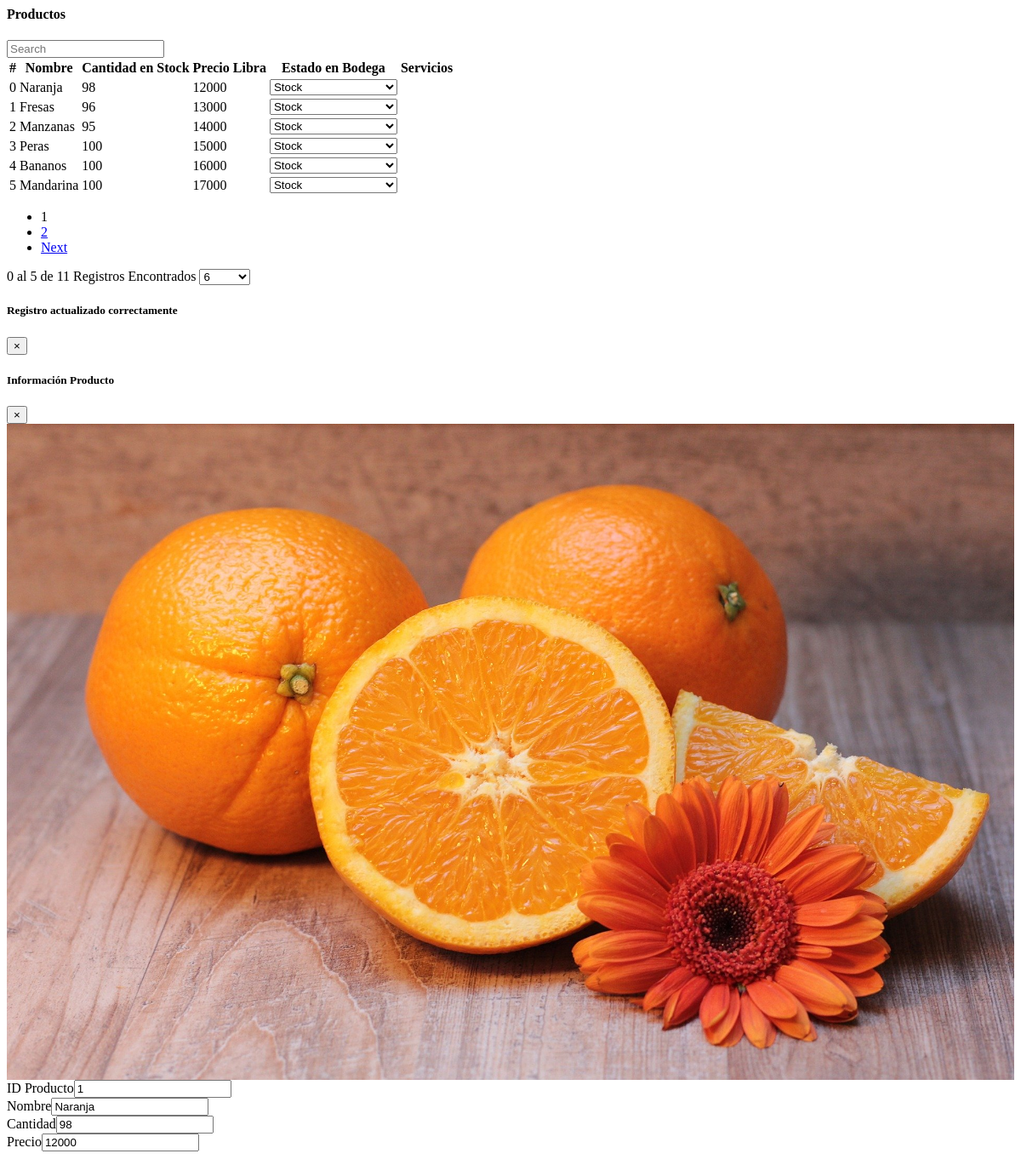
Before: /Vista/Producto/listarProductoAdm.php?idProducto=1 with the older database file.
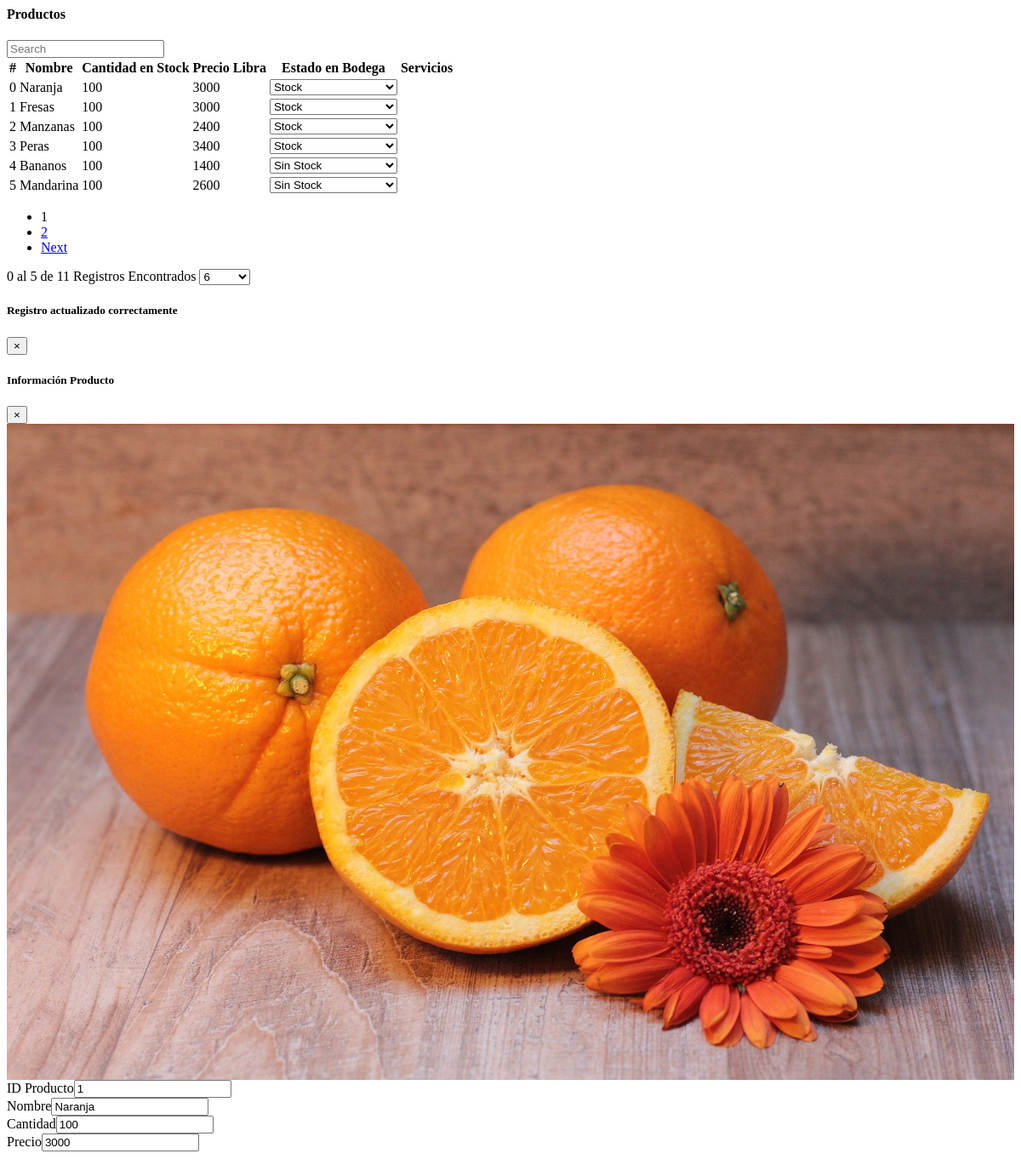
After: the same page with the newer database file.
### tables this page shows
CREATE TABLE `producto` (
  `idProducto` int(11) NOT NULL,
  `nombre` varchar(50) NOT NULL,
  `cantidad` int(11) NOT NULL,
  `precio` int(11) NOT NULL,
  `imagen` varchar(50) NOT NULL,
  `estado` int(50) DEFAULT NULL
);

### Persistencia/Conexion.php (called while the page is built, shortened)
<?php
class Conexion{
    private $mysqli;
    private $result;
    public function abrir(){
        $this -> mysqli = new mysqli("localhost","root","","dbfruteria");
        $this -> mysqli -> set_charset("utf8");
    }
    public function ejecutar($query){
        $this -> result = $this -> mysqli ->query($query);
    }
    public function extraer(){
        return $this -> result -> fetch_row();
    }
}
?>

### Negocio/Producto.php (called while the page is built, shortened)
<?php
require_once "Persistencia/ProductoDAO.php";
require_once "Persistencia/Conexion.php";
class Producto{
    private $idProducto;
    private $nombre;
    private $cantidad;
    private $precio;
    private $imagen;
    private $estado;
    private $productoDAO;
    private $conexion;
    public function Producto($idProducto = "",$nombre = "", $cantidad = "", $precio = "", $imagen = "",$estado=""){
        $this -> idProducto = $idProducto;
        $this -> nombre = $nombre;
        $this -> cantidad = $cantidad;
        $this -> precio = $precio;
        $this -> imagen = $imagen;
        $this -> estado = $estado;
        $this -> productoDAO = new ProductoDAO($this -> idProducto, $this -> nombre, $this -> cantidad, $this -> precio, $this -> imagen, $this -> estado);
        $this -> conexion = new Conexion();
    }
    public function getidProducto(){
        return $this -> idProducto;
    }
    public function getNombre(){
        return $this -> nombre;
    }
    public function getCantidad(){
        return $this -> cantidad;
    }
    public function getPrecio(){
        return $this -> precio;
    }
    public function getImagen(){
        return $this -> imagen;
    }
    public function getEstado(){
        return $this -> estado;
    }
    public function traerInfo(){
        $this -> conexion -> abrir();
        $this -> conexion -> ejecutar($this -> productoDAO -> traerInfo());
        $resultado = $this -> conexion -> extraer();
        $this -> nombre = $resultado[1];
        $this -> cantidad = $resultado[2];
        $this -> precio = $resultado[3];
        $this -> imagen = $resultado[4];
        $this -> estado = $resultado[5];
        $this -> conexion -> cerrar();
    }
    public function cantidadPaginasFiltro($filtro){
        $this -> conexion -> abrir();
        $this -> conexion -> ejecutar($this -> productoDAO -> cantidadPaginasFiltro($filtro));
        return $this -> conexion -> extraer();
    }
    public function listarFiltro($filtro,$cantidad,$pagina){
        $this -> conexion -> abrir();
        $this -> conexion -> ejecutar($this -> productoDAO -> listarFiltro($filtro,$cantidad,$pagina));
        $arrayProductos = array();
        while(($productoActual = $this -> conexion -> extraer())!=null){
            $newProducto = new Producto($productoActual[0],$productoActual[1],$productoActual[2],$productoActual[3],$productoActual[4],$productoActual[5]);
            array_push($arrayProductos,$newProducto);
        }
        $this -> conexion -> cerrar();
        return $arrayProductos;
    }
}
?>

### Persistencia/ProductoDAO.php (called while the page is built, shortened)
<?php
class ProductoDAO{
    public function cantidadPaginasFiltro($filtro){
        return "select count(idProducto)
                from producto
                where idProducto like '%".$filtro."%' or nombre like '".$filtro."%'";
    }
    public function listarFiltro($filtro,$cantidad,$pagina){
        return "select idProducto, nombre, cantidad, precio, imagen, estado
                from producto
                where idProducto like '%".$filtro."%' or nombre like '".$filtro."%'
                limit " . (($pagina-1) * $cantidad) . ", " . $cantidad;
    }
}
?>

### Vista/Producto/listarProductoAdm.php (the view, shortened to what this page needs)
<?php
if (isset($_GET["idProducto"])) {
    $producto = new Producto($_GET["idProducto"]);
    $producto->traerInfo();
} else {
    $producto = new Producto();
}
$cantidad = 6;
$pagina = 1;
$filtro = "";
$cant = $producto->cantidadPaginasFiltro($filtro);
$cantPagina = intval($cant[0] / $cantidad);
$listaProductos = $producto->listarFiltro($filtro, $cantidad, $pagina);
?>
<div class="container">
    <div class="card mt-3">
        <div class="card-header text-white bg-dark text-center">
            <h4>Productos</h4>
        </div>
        <div class="d-flex text-center m-2 shadow-sm p-3 e rounded">
            <div class="col-xl-7 col-lg-7 col-md-7 col-sm-7 col-12">
                <input class="form-control mr-sm-2" id="search" type="search" placeholder="Search" aria-label="Search" data-cantidad="<?php echo $cantidad ?>" value="<?php echo ($filtro != null ? $filtro : "") ?>">
            </div>
        </div>
        <div class="card-body col-xl-12 col-lg-12 col-md-12 col-sm-12 col-12">
            <div id="contenido">
                <table class="table table-responsive-sm table-responsive-md table-hover table-striped">
                    <tr>
                        <th>#</th>
                        <th>Nombre</th>
                        <th>Cantidad en Stock</th>
                        <th>Precio Libra</th>
                        <th>Estado en Bodega</th>
                        <th>Servicios</th>
                    </tr>
                    <?php
                    $i = ($pagina - 1) * $cantidad;
                    foreach ($listaProductos  as $productoActual) {
                        echo "<tr>";
                        echo "<td>" . $i . "</td>";
                        $primeraPosicion = stripos($productoActual->getNombre(), $filtro);
                        if ($primeraPosicion === false) {
                            echo "<td>" . $productoActual->getNombre() . "</td>";
                        } else {
                            echo "<td>" . substr($productoActual->getNombre(), 0, $primeraPosicion) . "<strong>" . substr($productoActual->getNombre(), $primeraPosicion, strlen($filtro)) . "</strong>" . substr($productoActual->getNombre(), $primeraPosicion + strlen($filtro)) . "</td>";
                        }
                        echo "<td>" . $productoActual->getCantidad() . "</td>";
                        echo "<td>" . $productoActual->getPrecio() . "</td>";
                        echo "<td>";
                        echo "<select class='custom-select estado' data-idproducto='" . $productoActual->getidProducto() . "' style='width: 150px'>";
                        echo "<option value='0'";
                        echo ($productoActual->getEstado() == 0) ? 'selected' : '';
                        echo ">Sin Stock</option>";
                        echo "<option value='1'";
                        echo ($productoActual->getEstado() == 1) ? 'selected' : '';
                        echo ">Stock</option>";
                        echo "</select>";
                        echo "</td>";
                        echo "<td> <a href='index.php?pid=" . base64_encode("Vista/Producto/listarProductoAdm.php") . "&idProducto=" . $productoActual->getIdProducto() . "&filtro=" . $filtro . "&cantidad=" . $cantidad . "&pagina=" . $pagina . "'><span class='fas fa-info-circle' data-toggle=tooltip' data-placement='top' title='Información Producto'></span> </a>";
                        echo        "<a href='index.php?pid=" . base64_encode("Vista/Producto/editarProducto.php") . "&idProducto=" . $productoActual->getIdProducto() . "'><span class='fas fa-edit' data-toggle=tooltip' data-placement='top' title='Editar Producto'></span> </a> </td>";
                        echo "</tr>";
                        $i++;
                    }
                    ?>
                </table>
                <div class="d-flex justify-content-between mt-4">
                    <nav aria-label="...">
                        <ul class="pagination">
                            <?php for ($i = 1; $i <= $cantPagina; $i++) {
                                if ($pagina == $i) {
                                    echo "<li class='page-item active'>" .
                                        "<a class='page-link'>$i</a>" .
                                        "</li>";
                                } else {
                                    echo "<li class='page-item'>" .
                                        "<a class='page-link' href='index.php?pid=" . base64_encode("Vista/Producto/listarProductoAdm.php") . "&pagina=" . $i . "&cantidad=" . $cantidad . "&filtro=" . $filtro . "'>" . $i . "</a>" .
                                        "</li>";
                                }
                            } ?>
                            <?php if ($pagina < $cantPagina) {
                                echo '<li class="page-item"> <a class="page-link" href="index.php?pid=' . base64_encode("Vista/Producto/listarProductoAdm.php") . '&pagina=' . ($pagina + 1) . '&cantidad=' . $cantidad . '&filtro=' . $filtro . '" tabindex="0" aria-disabled="false">Next</a></li>';
                            } ?>
                        </ul>
                    </nav>
                    <div class="text-center m-2">
                        <span><?php echo (($pagina - 1) * $cantidad) ?> al <?php echo ((($pagina - 1) * $cantidad) + count($listaProductos) - 1) ?> de <?php echo ($cant[0] - 1) ?> Registros Encontrados</span>
                        <select id="cantidad" class="custom-select" onchange="Selected();" style="width: 60px" data-filtro="<?php echo $filtro ?>">
                            <option value="6" <?php echo ($cantidad == 6) ? "selected" : "" ?>>6</option>
                        </select>
                    </div>
                </div>
            </div>
        </div>
    </div>
</div>
<div class='modal fade' id='vermodal' tabindex='-1' role='dialog' aria-labelledby='exampleModalLabel' aria-hidden='true'>
    <div class='modal-dialog '>
        <div class='modal-content '>
            <div class='alert alert-success p-3 m-0 text-center d-flex'>
                <h5 class='modal-title flex-grow-1' id='exampleModalLabel'>Registro actualizado correctamente</h5>
                <button type='button' class='close' data-dismiss='modal' aria-label='Close'>
                    <span aria-hidden='true'>&times;</span>
                </button>
            </div>
        </div>
    </div>
</div>
<?php if (isset($_GET["idProducto"])) {
    echo "<div class='modal fade' id='mostrarmodal' tabindex='-1' role='dialog' aria-labelledby='exampleModalLabel' aria-hidden='true'>";
    echo "<div class='modal-dialog '>";
    echo "<div class='modal-content '>";
    echo "<div class='card text-center'>";
    echo "<div class='card-header bg-dark text-white d-flex justify-content-between'>";
    echo "<h5 class='modal-title' id='exampleModalLabel'>Información Producto</h5>";
    echo "<button type='button' class='close' data-dismiss='modal' aria-label='Close'>";
    echo "<span aria-hidden='true'>&times;</span>";
    echo "</button>";
    echo "</div>";
    echo "<div class='card-body'>";
    echo "<div class='row p-3'>";
    echo "<div class='col-xl-12 col-lg-12 col-md-12 col-sm-12 col-12'>";
    echo "<img src='";
    echo $producto->getImagen() . "' width='100%' class='img-thumbnail'>";
    echo "</div>";
    echo "<div class='col-xl-12 col-lg-12 col-md-12 col-sm-12 col-12 mt-2'>";
    echo "<form>";
    echo "<div class='form-group '>";
    echo "<label for='idProducto'>ID Producto</label>";
    echo "<input type='text' class='form-control' name='idProducto' id='idProducto' value='";
    echo $producto->getidProducto() . "' readonly>";
    echo "</div>";
    echo "<div class='form-group m-2'>";
    echo "<label for='Nombre'>Nombre</label>";
    echo "<input type='text' class='form-control' name='Nombre' id='Nombre' value='";
    echo $producto->getNombre() . "' readonly>";
    echo "</div>";
    echo "<div class='form-group m-2'>";
    echo "<label for='Cantidad'>Cantidad</label>";
    echo "<input type='text' class='form-control' name='Cantidad' id='Cantidad' value='";
    echo $producto->getCantidad() . "' readonly>";
    echo "</div>";
    echo "<div class='form-group m-2'>";
    echo "<label for='Precio'>Precio</label>";
    echo "<input type='text' class='form-control' name='Precio' id='Precio' value='";
    echo $producto->getPrecio() . "' readonly>";
    echo "</div>";
    echo "</form>";
    echo "</div>";
    echo "</div>";
    echo "</div>";
    echo "</div>";
    echo "</div>";
    echo "</div>";
    echo "</div>";
} ?>

Changed rows visible on the page:
changed producto "Naranja": cantidad "98" → "100"; precio "12000" → "3000"; Cantidad "98" → "100"; Precio "12000" → "3000"
changed producto "Fresas": cantidad "96" → "100"; precio "13000" → "3000"
changed producto "Manzanas": cantidad "95" → "100"; precio "14000" → "2400"
changed producto "Peras": precio "15000" → "3400"
changed producto "Bananos": precio "16000" → "1400"; estado+idProducto "Stock" → "Sin Stock"
changed producto "Mandarina": precio "17000" → "2600"; estado+idProducto "Stock" → "Sin Stock"
